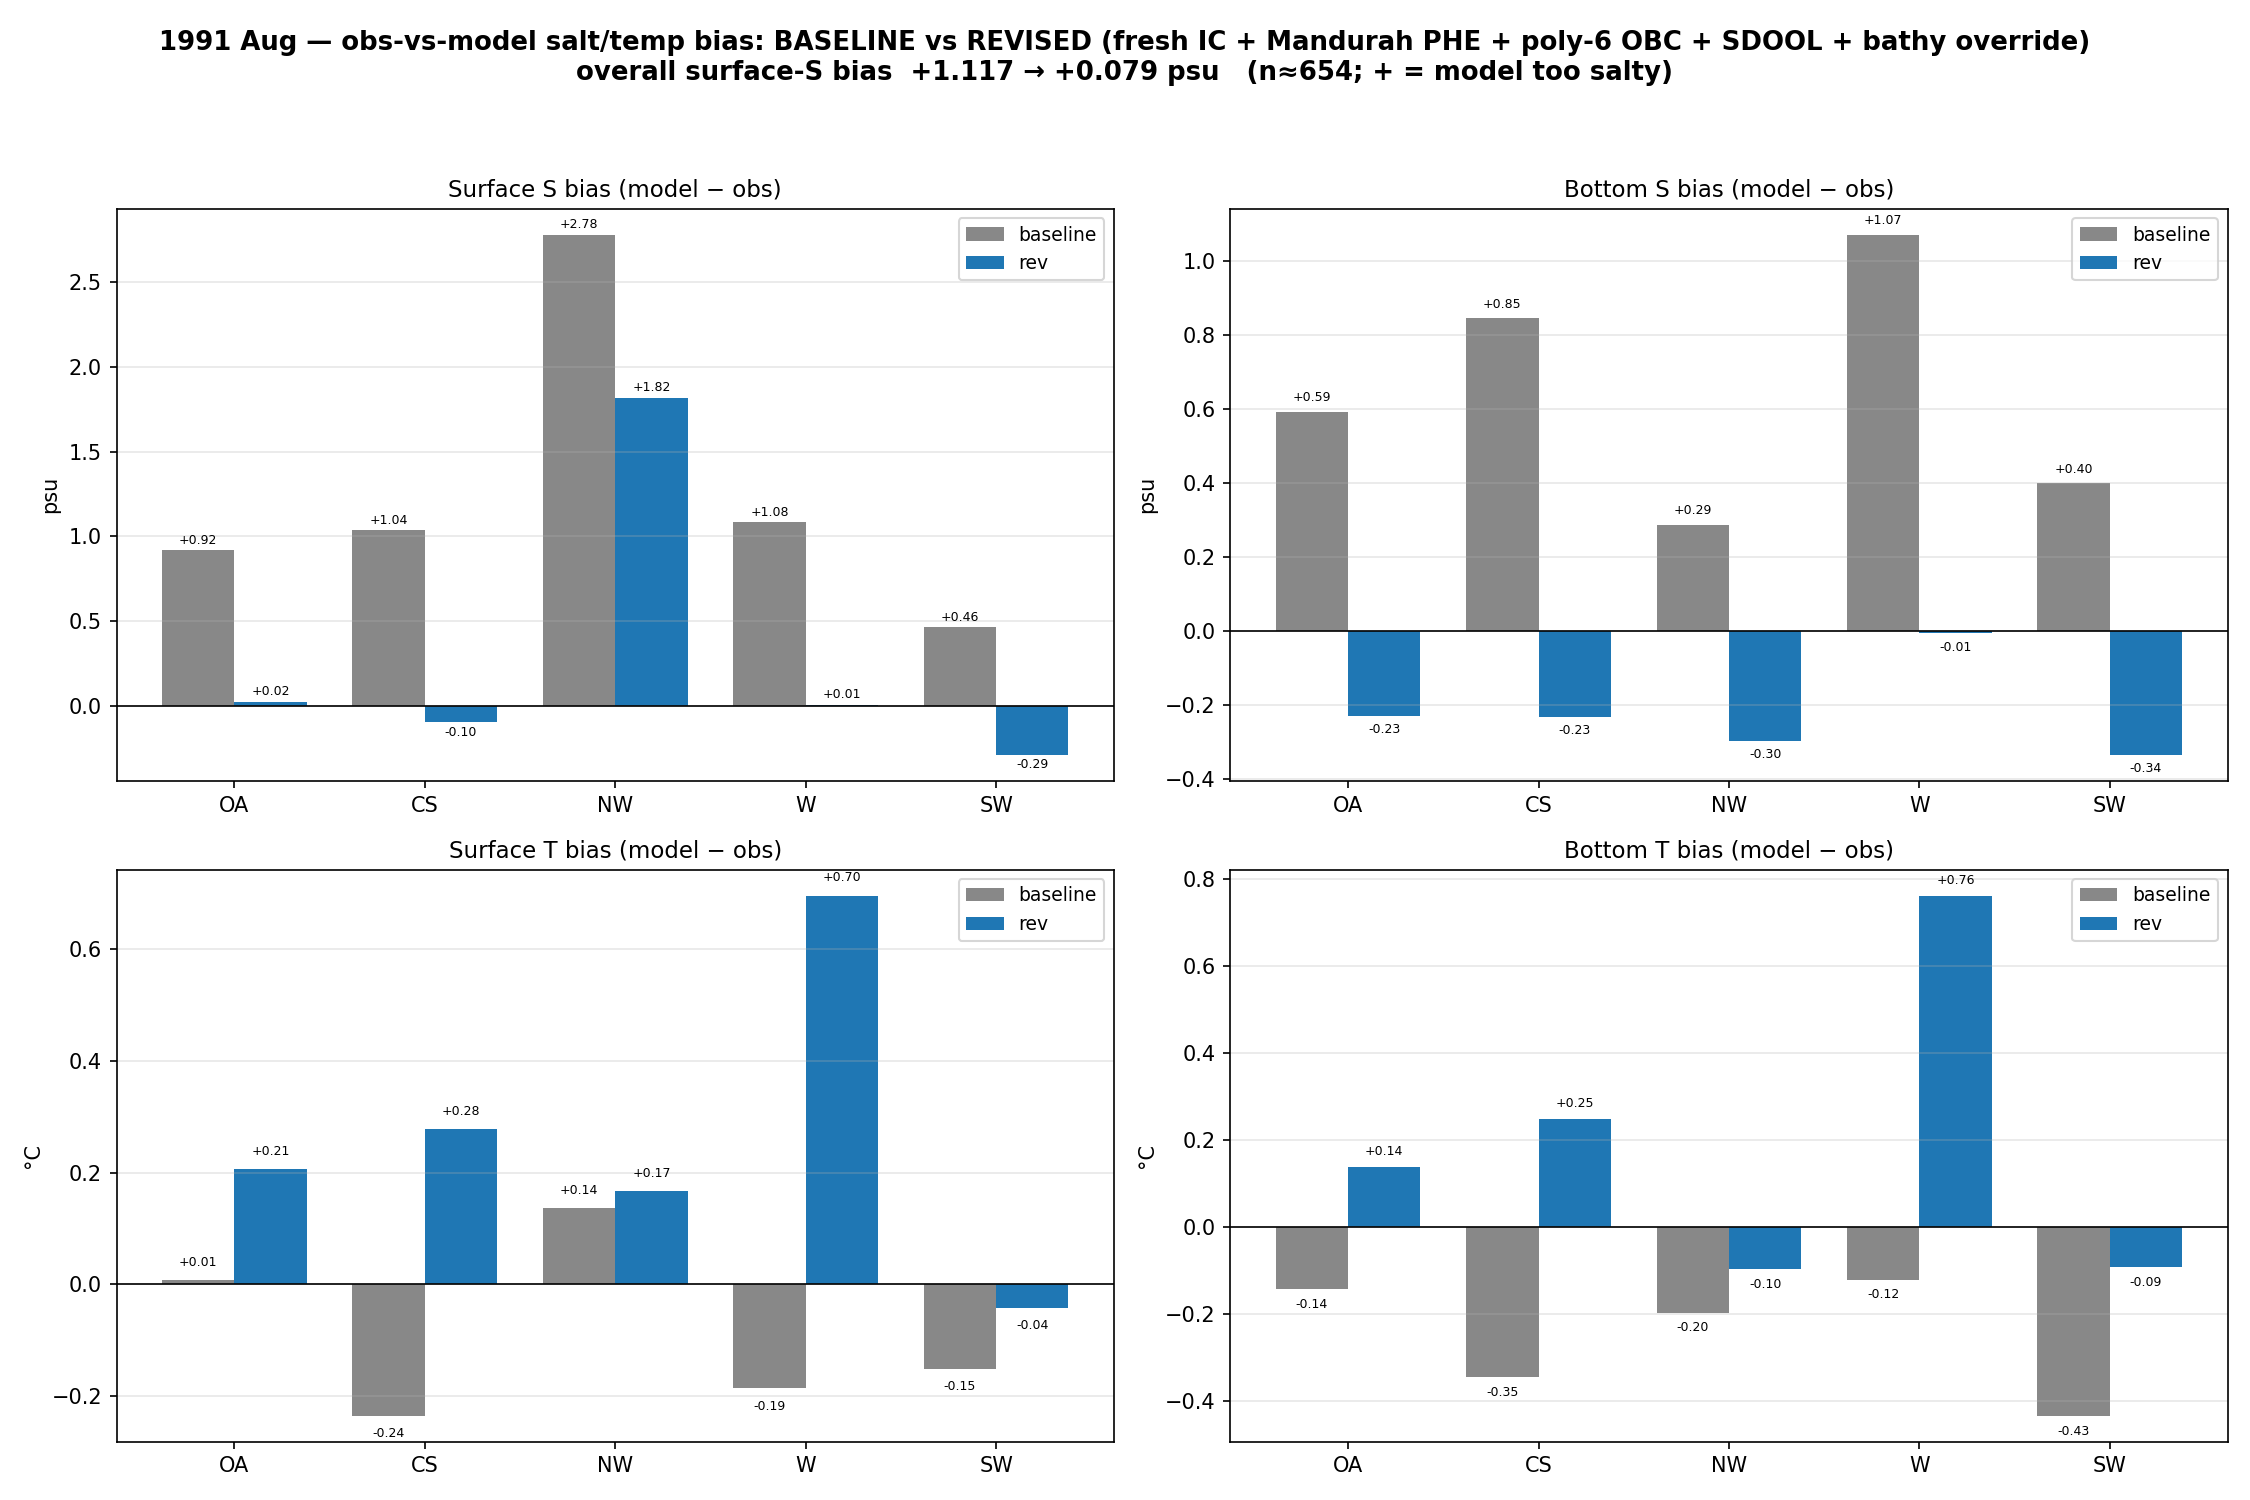

Reproduce this figure in Python.
"""1991 BASELINE vs REVISED model — obs-vs-model salt-bias comparison (the Aug-1991 survey).
Same casts, two paired models:
  - baseline : output_archive/1.7.0/1991_aug/csiem_B010_19910720_19910831.nc
  - rev      : output_archive/1.7.0/1991_aug_rev/csiem_B010_19910720_19910831_rev.nc
               (graded-FRESH IC 35.4->34.0 + Mandurah PHE + poly-6 OBC corr + SDOOL re-enabled
                + O2Me-AHD bathy overrides: Success channel deepened + Minstrel sill)
Per-region surface/bottom S & T bias, baseline vs rev, + headline change. Baselines kept.
"""
import os, numpy as np, pandas as pd, warnings
warnings.filterwarnings('ignore')
import matplotlib; matplotlib.use('Agg')
import matplotlib.pyplot as plt
import region_validation_core as core

DIR = core.DIR
WIN = ('1991-07-20', '1991-08-31')
REV_NC = r'S:/Matt_Working/csiem/output_archive/1.7.0/1991_aug_rev/csiem_B010_19910720_19910831_rev.nc'
REGIONS = ['OA', 'CS', 'N', 'NW', 'W', 'SW', 'S']

print('=== BASELINE 1991 extraction ===')
df_base = core.run(WIN)
df_base.to_csv(os.path.join(DIR, 'region_validation_1991_base.csv'), index=False)

print('\n=== REV 1991 extraction ===')
core.FV_RUNS[0] = ('1991-07-20', '1991-08-31', REV_NC)   # repoint the 1991 entry at the rev NC
core._FV_CACHE.clear()
df_rev = core.run(WIN)
df_rev.to_csv(os.path.join(DIR, 'region_validation_1991_rev.csv'), index=False)

for d in (df_base, df_rev):
    bad = d['obs_botS'] < 33.0
    d.loc[bad, ['obs_botT', 'obs_botS']] = np.nan


def _bias(d, lvl, v, region=None):
    sub = d if region is None else d[d.region == region]
    x = (sub[f'model_{lvl}{v}'] - sub[f'obs_{lvl}{v}']).dropna()
    return (np.nan, 0) if len(x) == 0 else (float(x.mean()), len(x))


print('\n=== HEADLINE: 1991 surface salinity bias (model - obs) ===')
for tag, d in [('baseline', df_base), ('rev', df_rev)]:
    b, n = _bias(d, 'surf', 'S'); bb, nb = _bias(d, 'bot', 'S')
    bt, _ = _bias(d, 'surf', 'T')
    print(f'  {tag:8s}  surf S {b:+.3f} (n={n})   bot S {bb:+.3f}   surf T {bt:+.3f}')

present = [r for r in REGIONS if r in set(df_base.region) | set(df_rev.region)]
fig, axes = plt.subplots(2, 2, figsize=(15, 10))
UNITS = {'T': '°C', 'S': 'psu'}; recs = []
for ax, (lvl, v) in zip(axes.ravel(), [('surf', 'S'), ('bot', 'S'), ('surf', 'T'), ('bot', 'T')]):
    x = np.arange(len(present)); w = 0.38
    for k, (tag, d, col) in enumerate([('baseline', df_base, '#888888'), ('rev', df_rev, '#1f77b4')]):
        vals, ns = [], []
        for rg in present:
            bb, nn = _bias(d, lvl, v, rg); vals.append(bb); ns.append(nn)
            recs.append(dict(region=rg, level=lvl, var=v, run=tag, bias=bb, n=nn))
        ax.bar(x + (k - 0.5) * w, vals, w, color=col, label=tag)
        for xi, val in enumerate(vals):
            if np.isfinite(val):
                ax.text(x[xi] + (k - 0.5) * w, val + (0.02 if val >= 0 else -0.02), f'{val:+.2f}',
                        ha='center', va='bottom' if val >= 0 else 'top', fontsize=6)
    ax.axhline(0, color='k', lw=0.8); ax.set_xticks(x); ax.set_xticklabels(present)
    ax.set_title(f'{"Surface" if lvl=="surf" else "Bottom"} {v} bias (model − obs)', fontsize=11)
    ax.set_ylabel(UNITS[v]); ax.legend(fontsize=9); ax.grid(axis='y', alpha=0.3)
ob, nb = _bias(df_base, 'surf', 'S'); orv, nr = _bias(df_rev, 'surf', 'S')
fig.suptitle(f'1991 Aug — obs-vs-model salt/temp bias: BASELINE vs REVISED (fresh IC + Mandurah PHE + poly-6 OBC + SDOOL + bathy override)\n'
             f'overall surface-S bias  {ob:+.3f} → {orv:+.3f} psu   (n≈{nb}; + = model too salty)',
             fontsize=12.5, fontweight='bold')
fig.tight_layout(rect=[0, 0, 1, 0.95])
p = os.path.join(DIR, 'region_validation_1991_revcompare.png')
fig.savefig(p, dpi=150); plt.close(fig)
pd.DataFrame(recs).to_csv(os.path.join(DIR, 'region_validation_1991_revcompare.csv'), index=False)
print('\nwrote', p)
